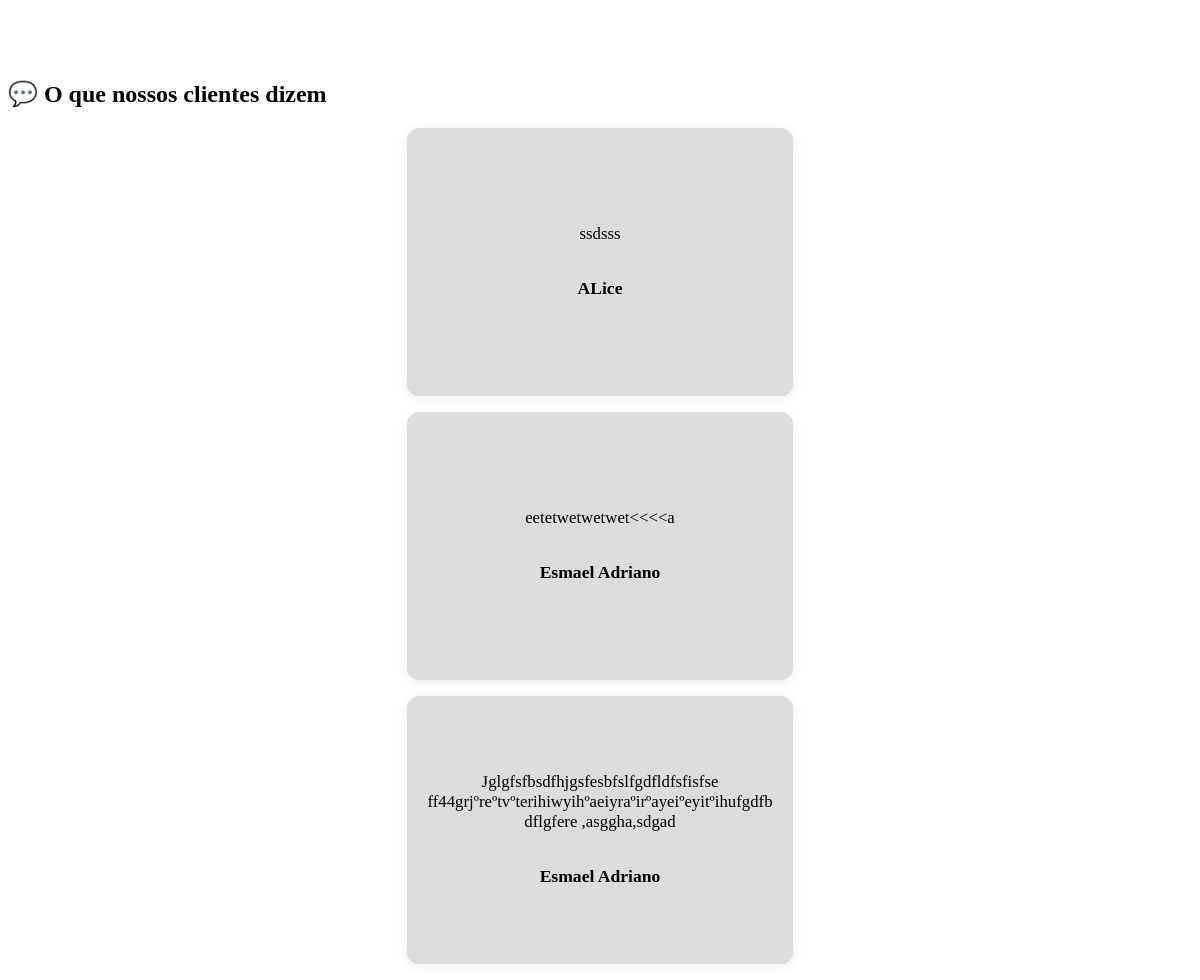
The page /testemunho.php on the database as committed earlier.
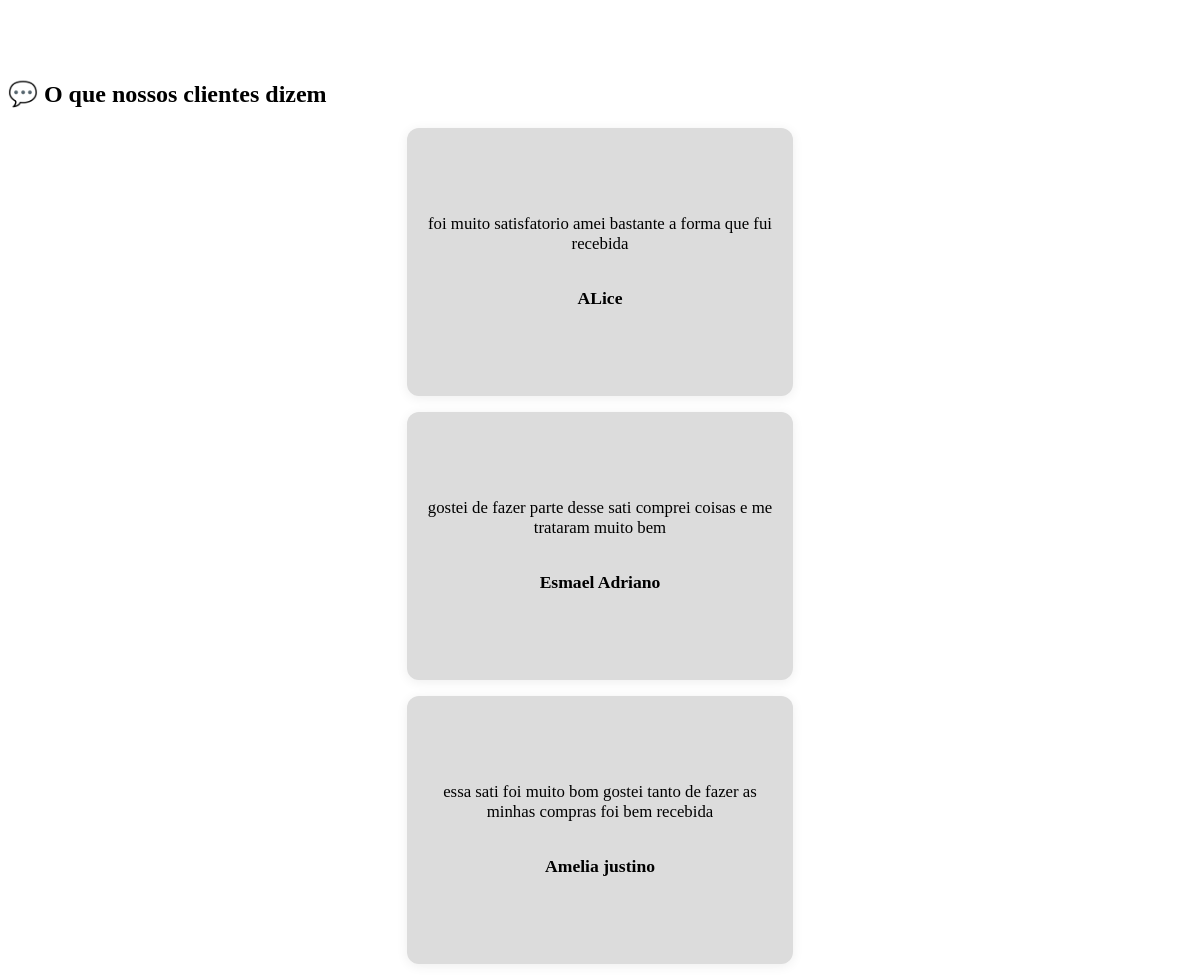
The same page on the database as committed later.
### tables this page shows
CREATE TABLE `depoimentos` (
  `id` int(11) NOT NULL,
  `usuario_id` int(11) NOT NULL,
  `depoimento` text DEFAULT NULL,
  `data_depoimento` timestamp NOT NULL DEFAULT current_timestamp()
);

CREATE TABLE `usuarios` (
  `id` int(11) NOT NULL,
  `nome` varchar(255) NOT NULL,
  `email` varchar(255) NOT NULL,
  `senha` varchar(255) NOT NULL,
  `tipo` enum('cliente','admin') NOT NULL,
  `data_cadastro` timestamp NOT NULL DEFAULT current_timestamp()
);

### testemunho.php (the view, shortened to what this page needs)
<div class="testimonial1 container justify-content-center"  style="margin-top: 5rem">
    <h2 class="text-center mb-4">💬 O que nossos clientes dizem</h2>
    <div class="small-container">
        <div class="row justify-content-center">
            <?php
            $servername = "localhost";
            $username = "root";
            $password = "";
            $dbname = "loja_online";
            $conn = new mysqli($servername, $username, $password, $dbname);
            if ($conn->connect_error) {
                echo "<p class=\"text-center w-100\">Erro na conexão: {$conn->connect_error}</p>";
            } else {
                $sql = "
                    SELECT d.depoimento, d.data_depoimento, u.nome
                    FROM depoimentos d
                    INNER JOIN usuarios u ON d.usuario_id = u.id
                    ORDER BY d.data_depoimento DESC
                    LIMIT 3
                ";
                $result = $conn->query($sql);
                if ($result->num_rows > 0) {
                    while ($row = $result->fetch_assoc()) {
                        echo '
                        <div class="col-md-4 d-flex justify-content-center">
                            <div class="testimonial1-card">
                                <i class="fas fa-quote-left mb-2" style="color:#f39c12;font-size:1.5rem;"></i>
                                <p>' . htmlspecialchars($row['depoimento']) . '</p>
                                <div class="rating mb-2">
                                    <i class="fas fa-star"></i>
                                    <i class="fas fa-star"></i>
                                    <i class="fas fa-star"></i>
                                    <i class="fas fa-star"></i>
                                    <i class="far fa-star"></i>
                                </div>
                                <h3 class="mb-0" style="font-size:1.1rem;">' . htmlspecialchars($row['nome']) . '</h3>
                            </div>
                        </div>';
                    }
                } else {
                    echo '<p class="text-center w-100">Nenhum depoimento encontrado.</p>';
                }
            }
            ?>
        </div>
    </div>
</div>

Rows that differ between the two databases and show on the page:
removed depoimentos: depoimento "Jglgfsfbsdfhjgsfesbfslfgdfldfsfisfse ff44grjºreºtvºterihiwyihºaeiyraºirºayeiºeyitºihufgdfbdflgfere ,asggha,sdgad", usuario.nome "Esmael Adriano"
changed depoimentos "ALice": depoimento "ssdsss" → "foi muito satisfatorio amei bastante a forma que fui recebida"
changed depoimentos "Esmael Adriano": depoimento "eetetwetwetwet<<<<a" → "gostei de fazer parte desse sati comprei coisas e me trataram muito bem"
now on this page (row edited): depoimentos: depoimento "essa sati foi muito bom gostei tanto de fazer as minhas compras foi bem recebida", usuario.nome "Amelia justino"
